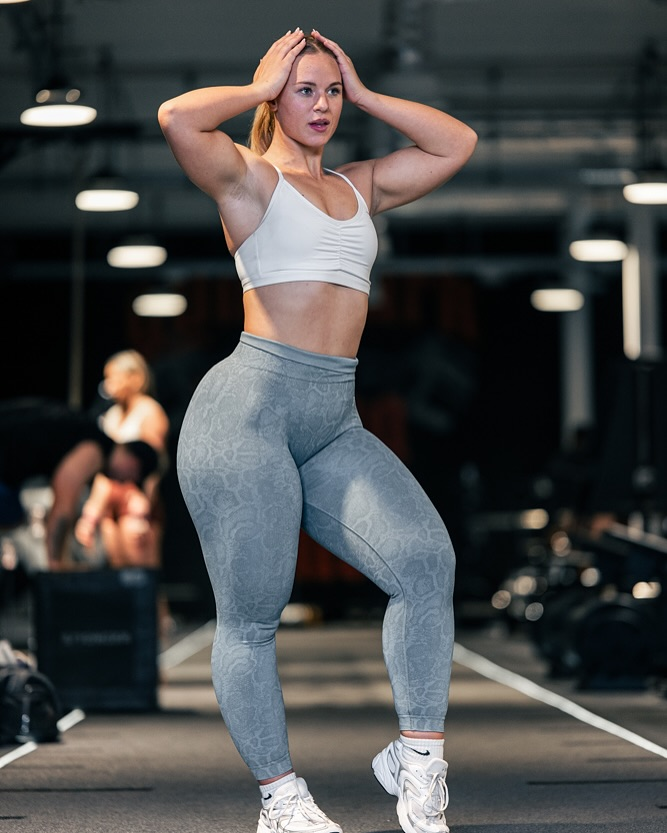
#> input picture brainflow/girl_raw.jpg, 667 x 833 px
$ python -i prepare_gallery.py   (imports and definitions only)
#> lines starting #> are read from the running program, lines starting #| are printed output that depends on the picture
"""Prepare a small gallery of UI images for the launcher.

Downloads a few Wikimedia Commons fitness photos (non-explicit) and resizes them
so they don't cover UI controls.

Run:
  .venv\\Scripts\\python.exe prepare_gallery.py
"""

from __future__ import annotations

import subprocess
from pathlib import Path

from PIL import Image

BASE = Path(r"C:\Users\15305\.openclaw\workspace\brainflow")
GDIR = BASE / "ui_gallery"
# [1 line not run here, left out]

URLS = [
    # Existing choice (CC0)
    "https://commons.wikimedia.org/wiki/Special:FilePath/Hattie_James_Women%27s_fitness_Gym_girl,_Gym_Model,_Fitness_model_15.jpg",
    # Try nearby files (may or may not exist; script will skip failures)
    "https://commons.wikimedia.org/wiki/Special:FilePath/Hattie_James_Women%27s_fitness_Gym_girl,_Gym_Model,_Fitness_model_14.jpg",
    "https://commons.wikimedia.org/wiki/Special:FilePath/Hattie_James_Women%27s_fitness_Gym_girl,_Gym_Model,_Fitness_model_16.jpg",
]


def download(url: str, out: Path) -> bool:
    try:
        subprocess.check_call(["curl.exe", "-L", url, "-o", str(out)])
        return True
    except Exception:
        return False


def make_thumb(in_path: Path, out_path: Path, size: int = 96):
#> called with in_path = 'girl_raw.jpg', out_path = 'out.png', size = 96
    img = Image.open(in_path).convert("RGBA")
    w, h = img.size
#> w = 667; h = 833
    side = min(w, h)
#> side = 667
    left = (w - side) // 2
#> left = 0
    top = (h - side) // 2
#> top = 83
    img = img.crop((left, top, left + side, top + side))
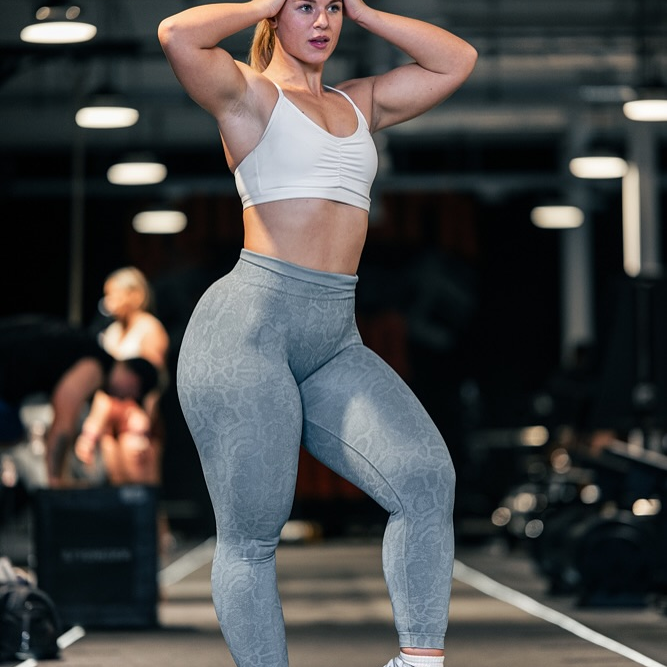
#> img: PIL image 667x667 RGBA; mean R, G, B, A 71.4, 71.4, 71, 255
    img = img.resize((size, size), Image.LANCZOS)
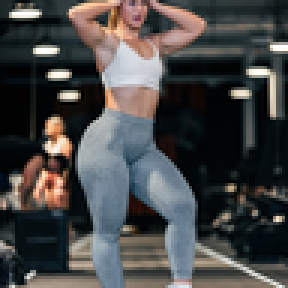
#> img: PIL image 96x96 RGBA (shown 3 times larger); mean R, G, B, A 71.5, 71.4, 71, 255
    img.save(out_path, format="PNG")


def main():
    thumbs = []
    for i, url in enumerate(URLS, start=1):
        raw = GDIR / f"img{i}.jpg"
        if not raw.exists():
            ok = download(url, raw)
            if not ok:
                continue
        thumb = GDIR / f"img{i}.png"
        make_thumb(raw, thumb, size=96)
        thumbs.append(str(thumb))

    index = GDIR / "index.txt"
    index.write_text("\n".join(thumbs) + "\n", encoding="utf-8")
    print(f"Prepared {len(thumbs)} thumbnails.")


# [2 lines not run here, left out]

>>> result = make_thumb('girl_raw.jpg', 'out.png')
